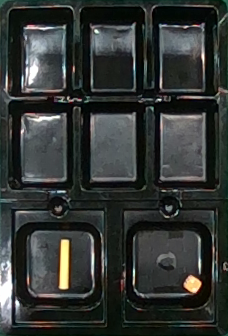
#> input picture static/images/test_3_output.png, 228 x 336 px, found by its file name; its folder holds 4 pictures in this run
$ python crop_img.py
#> lines starting #> are read from the running program, lines starting #| are printed output that depends on the picture
import cv2


def crop_img(img_path, x, y, w, h):
    img = cv2.imread(img_path)
    crop_img = img[208:536, 563:796]
    cv2.imwrite(img_path, crop_img)
    return crop_img


def rotate_image_clockwise(img_path):
    img = cv2.imread(img_path)
    img = cv2.rotate(img, cv2.ROTATE_90_CLOCKWISE)
    cv2.imwrite(img_path, img)
    return img


# Path: static/images/test_{n}_input.png

for i in [3, 4, 5, "x5"]:
    img_path = f"static/images/test_{i}_output.png"
    # Show the original image
    img = cv2.imread(img_path)
#> img is the input picture: shape (336, 228, 3); mean B, G, R 51.5, 53.6, 50
    cv2.imshow("Original Image", img)
    cv2.waitKey(0)
    cropped_img = rotate_image_clockwise(img_path)
#> in rotate_image_clockwise, `img = cv2.rotate(img, cv2.ROTATE_90_CLOCKWISE)`:
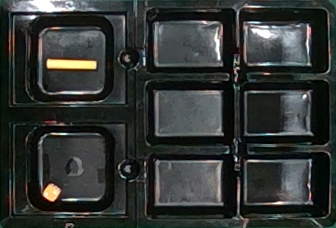
#> img: shape (228, 336, 3); mean B, G, R 51.5, 53.6, 50
    # Show the cropped image
    cv2.imshow("Cropped Image", cropped_img)
    cv2.waitKey(0)
#> pass 2 of the loop `for i in [3, 4, 5, "x5"]:`:
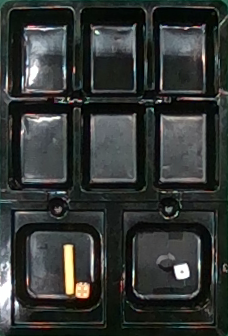
#> input picture static/images/test_4_output.png, 228 x 336 px, found by its file name
#> img is the input picture: shape (336, 228, 3); mean B, G, R 52.3, 54.2, 50.7
#> in rotate_image_clockwise (call 2), `img = cv2.rotate(img, cv2.ROTATE_90_CLOCKWISE)`:
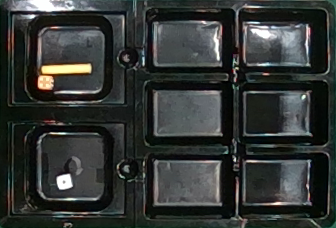
#> img: shape (228, 336, 3); mean B, G, R 52.3, 54.2, 50.7
#> pass 3 of the loop `for i in [3, 4, 5, "x5"]:`:
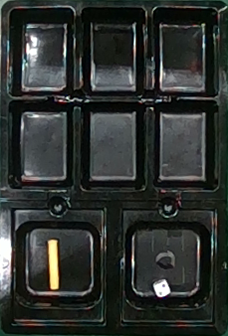
#> input picture static/images/test_5_output.png, 228 x 336 px, found by its file name
#> img is the input picture: shape (336, 228, 3); mean B, G, R 46.8, 49.4, 45.4
#> in rotate_image_clockwise (call 3), `img = cv2.rotate(img, cv2.ROTATE_90_CLOCKWISE)`:
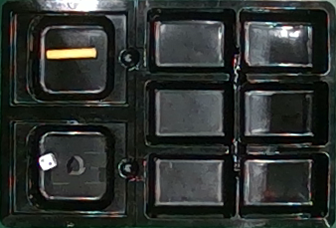
#> img: shape (228, 336, 3); mean B, G, R 46.8, 49.4, 45.4
#> the loop made 4 passes; the first 3 are shown
